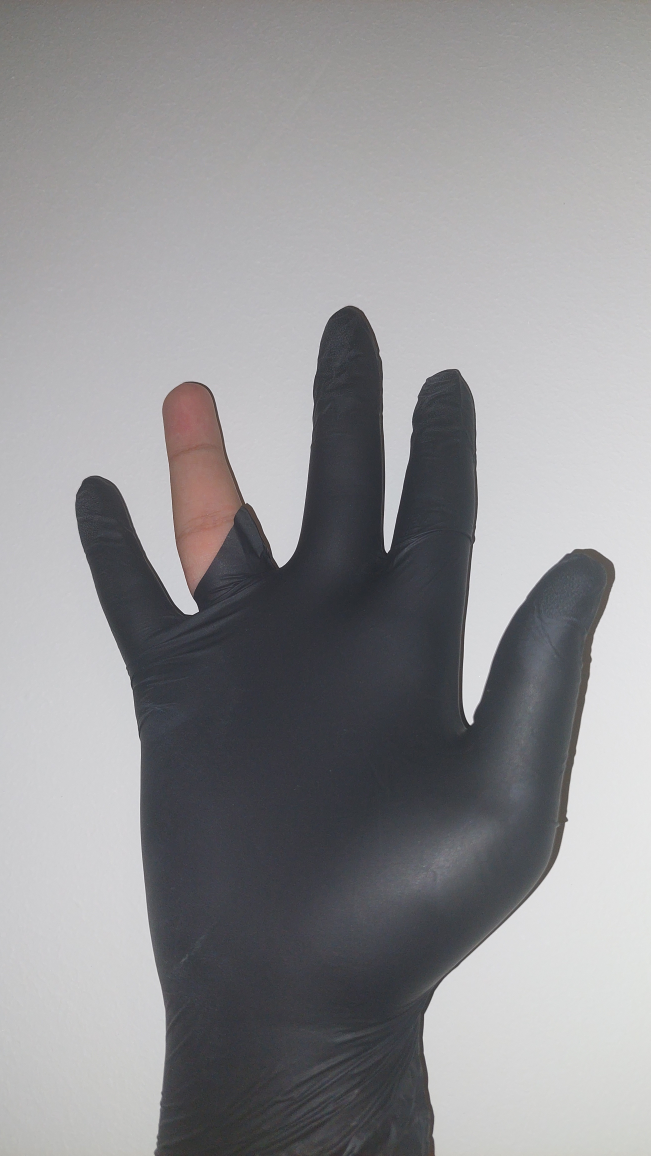
%> input picture RubberNitrileGloves/NitrileDataset/finger1.jpg, 2604 x 4624 px (shown at 1/4 size)
$ octave --eval "RubberStain(imread('NitrileDataset/finger1.jpg'));"   (GNU Octave 9; MATLAB toolbox functions it lacks are replaced by stand-ins)
%> lines starting %> are read from the running program, lines starting %| are printed output that depends on the picture; in (x1, y1, x2, y2) boxes, pixels count from 0 and x2, y2 are one past the last pixel; in counts of white or black regions, pixels touching at a corner belong together; the program's own positions count from 1
function RubberStain(input_image, showFigures)
    if nargin < 2, showFigures = true; end
    try
        % Preprocessing w shared utilities
        gray_image = GloveDetectionUtils.convertToGrayscale(input_image);
        filtered_image = GloveDetectionUtils.applyMedianFilter(gray_image, [3, 3]);

        % Thresholding
        threshold_value = 0.4;
        binary_image = imbinarize(filtered_image, threshold_value);
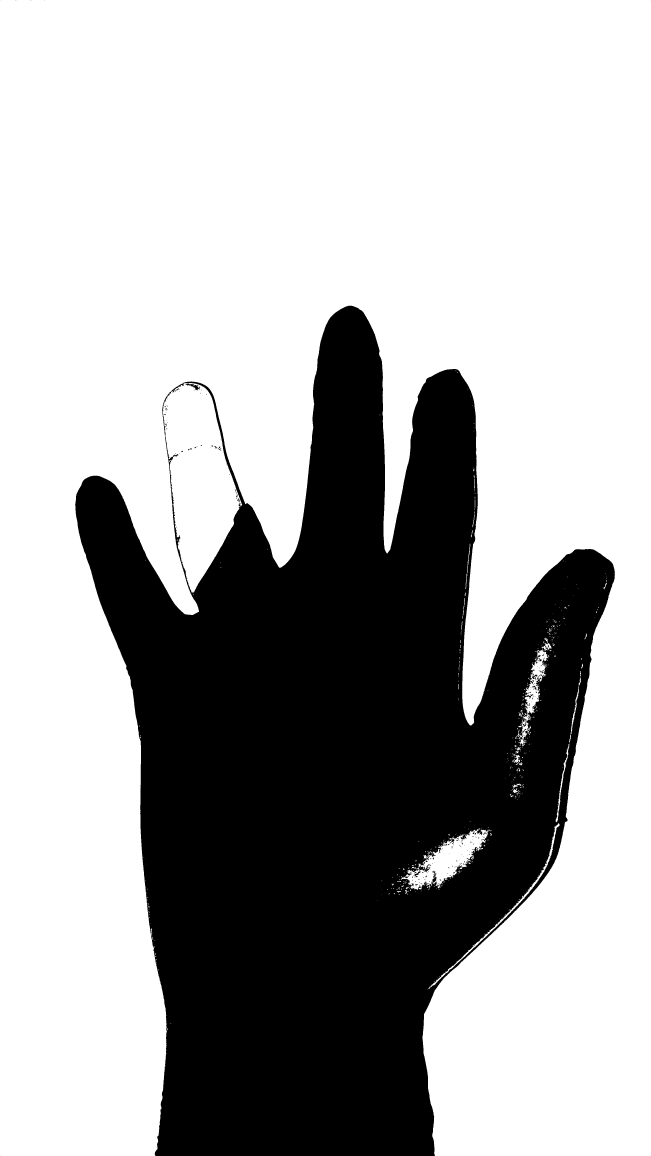
%> binary_image: size 4624x2604 logical (shown at 1/4 size); 66.5% white; 251 black regions (208 under 20 px), largest, box (x1, y1, x2, y2) and area: (301, 1223, 2459, 4624) 4030808, (742, 1534, 799, 1562) 518, (2129, 2743, 2146, 2761) 100
        inverted_binary_image = ~binary_image;
        SE0 = strel('disk', 3);
        inverted_binary_image = imopen(inverted_binary_image, SE0);
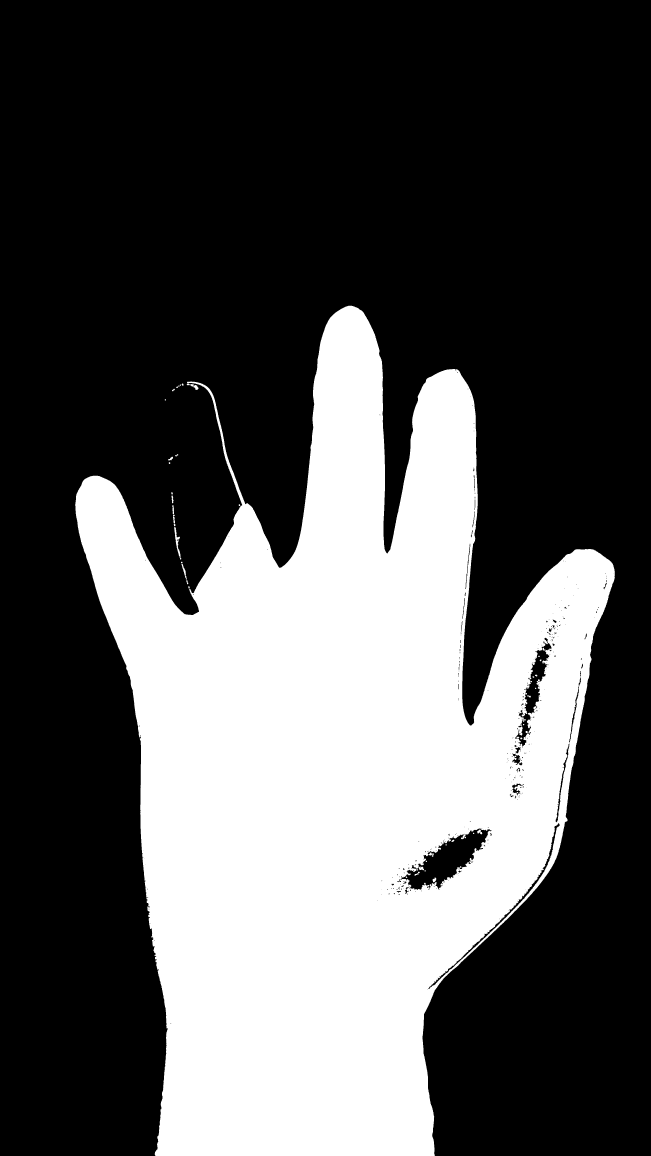
%> inverted_binary_image: size 4624x2604 logical (shown at 1/4 size); 33.4% white; 62 white regions, largest, box (x1, y1, x2, y2) and area: (301, 1223, 2459, 4624) 4018234, (697, 2108, 723, 2231) 906, (761, 1536, 794, 1560) 345

        % Fill holes binary img
        filled_image = imfill(inverted_binary_image, 'holes');
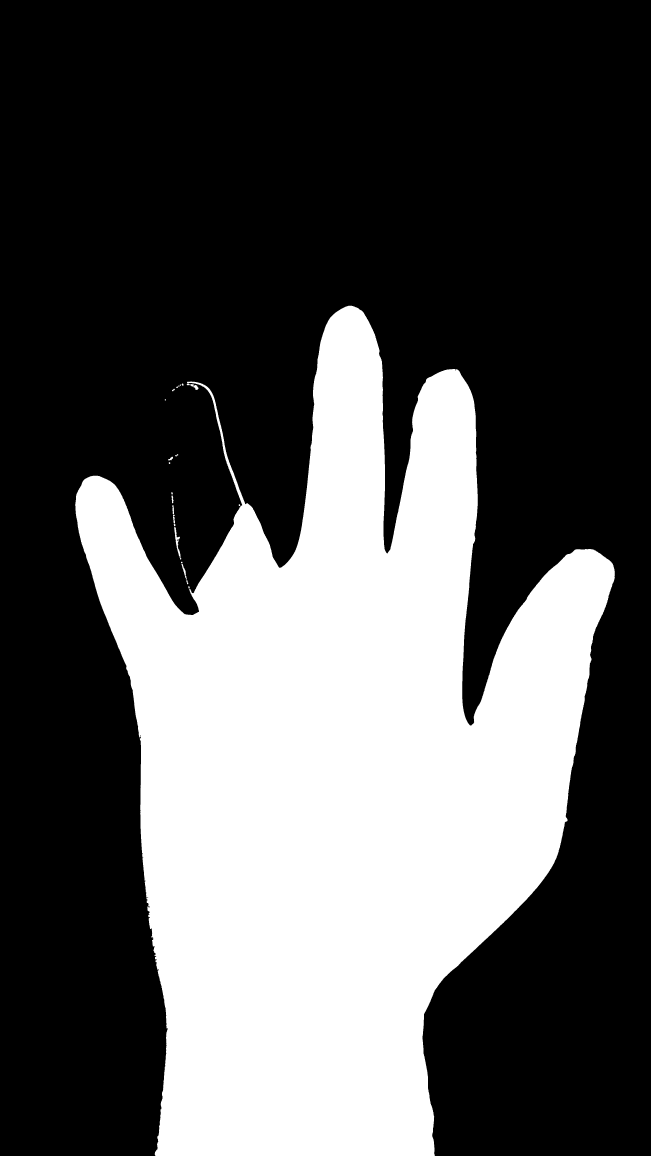
%> filled_image: size 4624x2604 logical (shown at 1/4 size); 33.9% white; 28 white regions, largest, box (x1, y1, x2, y2) and area: (301, 1223, 2459, 4624) 4084644, (697, 2108, 723, 2231) 906, (761, 1536, 794, 1560) 345

        % Glove mask
        RNS_glove_mask = GloveDetectionUtils.extractGloveMask(filled_image, 1);

        neighborhood = ones(5);
        structuring_element = strel(neighborhood);
        RNS_defect_mask = imopen(inverted_binary_image, structuring_element);

        %Stain candidates
        glove_interior = imerode(RNS_glove_mask, strel('disk', 0));
        cavity_candidates = RNS_glove_mask & ~inverted_binary_image;
        cavity_candidates = cavity_candidates & glove_interior;
        cavity_candidates = bwareaopen(cavity_candidates, 6);

        %colour validation
        hsv_img = rgb2hsv(input_image);
        H = hsv_img(:,:,1); S = hsv_img(:,:,2); V = hsv_img(:,:,3);

        % Validate glove black
        black_mask = (V < 0.38) & (S < 0.60);
        black_mask = medfilt2(black_mask, [5 5]);
        black_mask = imfill(black_mask, 'holes');
        black_mask = bwareaopen(black_mask, 500);
        black_mask = bwareafilt(black_mask, 1);

        non_background_mask = ~((S < 0.15) & (V > 0.5) & (V < 0.95));
        non_background_pixels = max(1, nnz(non_background_mask));
        black_coverage = nnz(black_mask & non_background_mask) / non_background_pixels;
        if black_coverage < 0.18
            RNS_glove_mask = false(size(V));
            RNS_defect_mask = false(size(V));
            RNS_stain_mask = false(size(V));
            skin_mask = false(size(V));
            large_stains = struct('BoundingBox', {}, 'Area', {});

            save(fullfile(pwd, 'RNpic.mat'), 'RNS_glove_mask', 'RNS_defect_mask', 'RNS_stain_mask', 'skin_mask');
            save(fullfile(pwd, 'RNvariables.mat'), 'large_stains');

            if showFigures
                figure('Name', 'Rubber Nitrile Stain Detection', 'NumberTitle', 'off');
                imshow(input_image);
                title(sprintf('Defect not Detected for this type of glove'));
            end
            return;
        end

        %reject holes
        skin_mask = ((H < 0.12) | (H > 0.92)) & (S > 0.16) & (S < 0.70) & (V > 0.18) & (V < 0.90);
        skin_mask = skin_mask & ~((S < 0.28) & (V > 0.66));
        skin_mask = medfilt2(skin_mask, [5 5]);
        skin_mask = bwareaopen(skin_mask & glove_interior, 80);

        %stains are white-ish - I used sun screen :)
        white_mask = (S < 0.35) & (V > 0.62) & glove_interior;
        white_mask = medfilt2(white_mask, [3 3]);
        candidate_mask = cavity_candidates & white_mask;

        %suppress skin holes + edge
        cc = bwconncomp(candidate_mask);
        RNS_stain_mask = false(size(candidate_mask));
        glove_boundary_band = imdilate(bwperim(RNS_glove_mask), strel('disk', 4));
        for k = 1:cc.NumObjects
            comp = false(size(candidate_mask));
            comp(cc.PixelIdxList{k}) = true;
            comp = imfill(comp, 'holes');
            comp_area = nnz(comp);
            touches_boundary = any(comp(:) & glove_boundary_band(:));
            skin_overlap = nnz(comp & skin_mask) / max(comp_area, 1);
            mean_s = mean(S(comp));
            mean_v = mean(V(comp));
            white_core_ratio = nnz((S < 0.28) & (V > 0.70) & comp) / max(comp_area, 1);
            strong_white_stain = (white_core_ratio > 0.50) && (mean_s < 0.33) && (mean_v > 0.60);
            comp_props = regionprops(comp, 'BoundingBox', 'Area');
            bb = comp_props(1).BoundingBox;
            bb_aspect = max(bb(3), bb(4)) / max(min(bb(3), bb(4)), 1);
            bb_extent = comp_props(1).Area / max(bb(3) * bb(4), 1);

            % Reject boundary strip allow edge stains.
            boundary_strip_like = touches_boundary && (bb_aspect > 3.0 || bb_extent < 0.30);
            passes_skin_gate = (skin_overlap < 0.12) || strong_white_stain;

            %reject skin and border
            keep_comp = (comp_area >= 6) && (mean_v > 0.55) && (mean_s < 0.42) && passes_skin_gate && ~boundary_strip_like;
            if keep_comp
                RNS_stain_mask = RNS_stain_mask | comp;
            end
        end

        % Detect and filter
        min_stain_area = 6;
        [large_stains, RNS_stain_mask_filtered] = GloveDetectionUtils.detectAndFilterDefects(RNS_stain_mask, min_stain_area);
        % Save
        RNS_stain_mask = RNS_stain_mask_filtered;
        save(fullfile(pwd, 'RNpic.mat'), 'RNS_glove_mask', 'RNS_defect_mask', 'RNS_stain_mask', 'skin_mask');
        save(fullfile(pwd, 'RNvariables.mat'), 'large_stains');
        if showFigures
            displayProcessingSteps(input_image, gray_image, filtered_image, binary_image, inverted_binary_image, filled_image, RNS_glove_mask, RNS_defect_mask, RNS_stain_mask, skin_mask);
            GloveDetectionUtils.displayDefectResults(input_image, large_stains, RNS_stain_mask_filtered, 'Stain');
        end

    catch ME
        disp(ME.message);
    end
end

% [20 lines left out: function displayProcessingSteps, not called in this run]

$ run again, on RubberNitrileGloves/NitrileDataset/finger2.jpg
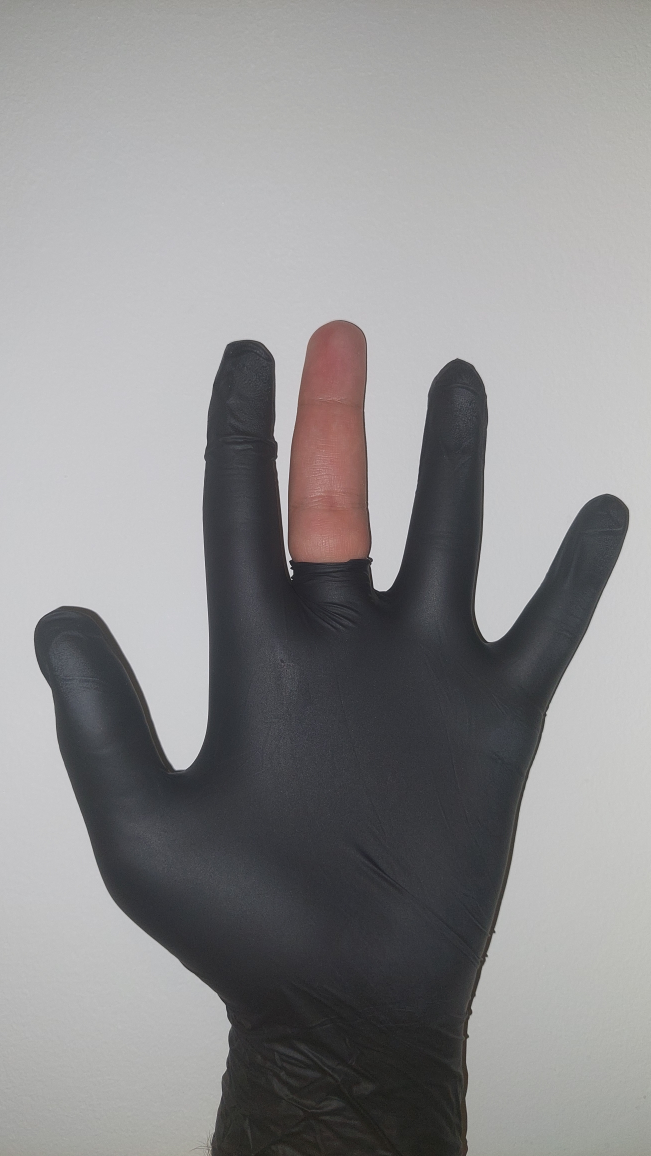
%> input picture RubberNitrileGloves/NitrileDataset/finger2.jpg, 2604 x 4624 px (shown at 1/4 size)
%> in RubberStain, `binary_image = imbinarize(filtered_image, threshold_value);`:
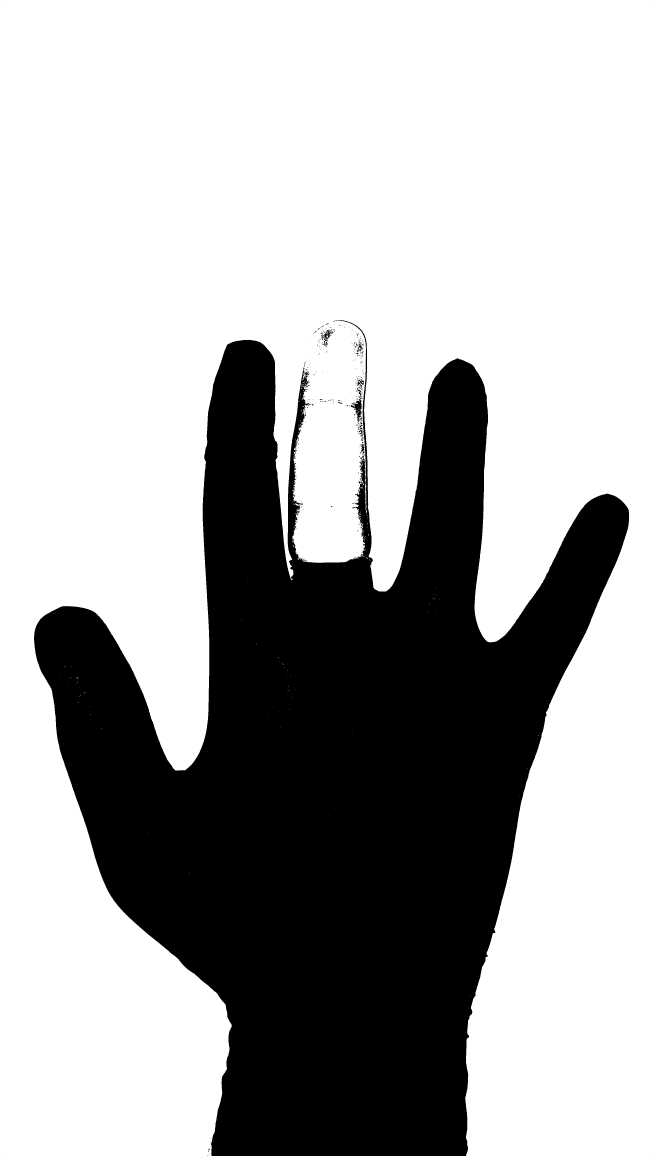
%> binary_image: size 4624x2604 logical (shown at 1/4 size); 67.4% white; 374 black regions (332 under 20 px), largest, box (x1, y1, x2, y2) and area: (136, 1281, 2517, 4624) 3917498, (1403, 1590, 1450, 1687) 1630, (1292, 1320, 1334, 1379) 713
%> in RubberStain, `inverted_binary_image = imopen(inverted_binary_image, SE0);`:
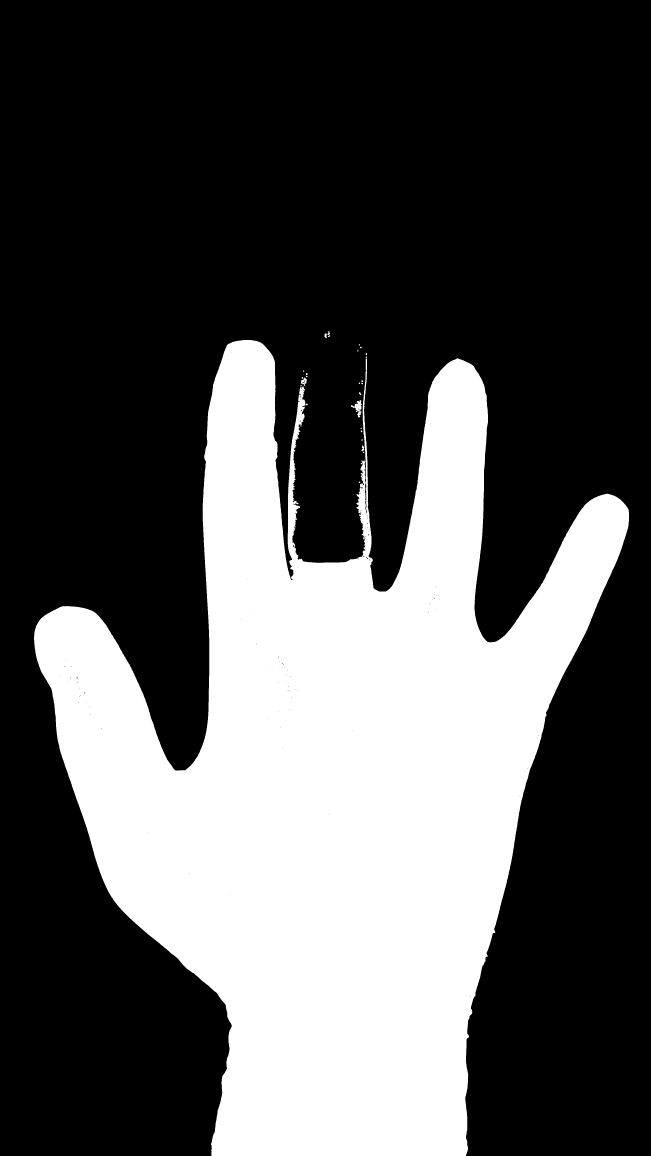
%> inverted_binary_image: size 4624x2604 logical (shown at 1/4 size); 32.5% white; 32 white regions, largest, box (x1, y1, x2, y2) and area: (136, 1360, 2517, 4624) 3912928, (1404, 1601, 1447, 1670) 1176, (1203, 1511, 1228, 1543) 413
%> filled_image: size 4624x2604 logical; 32.5% white; 32 white regions, largest, box (x1, y1, x2, y2) and area: (136, 1360, 2517, 4624) 3913710, (1404, 1601, 1447, 1670) 1190, (1203, 1511, 1228, 1543) 447

$ run again, on RubberNitrileGloves/NitrileDataset/finger3.jpg
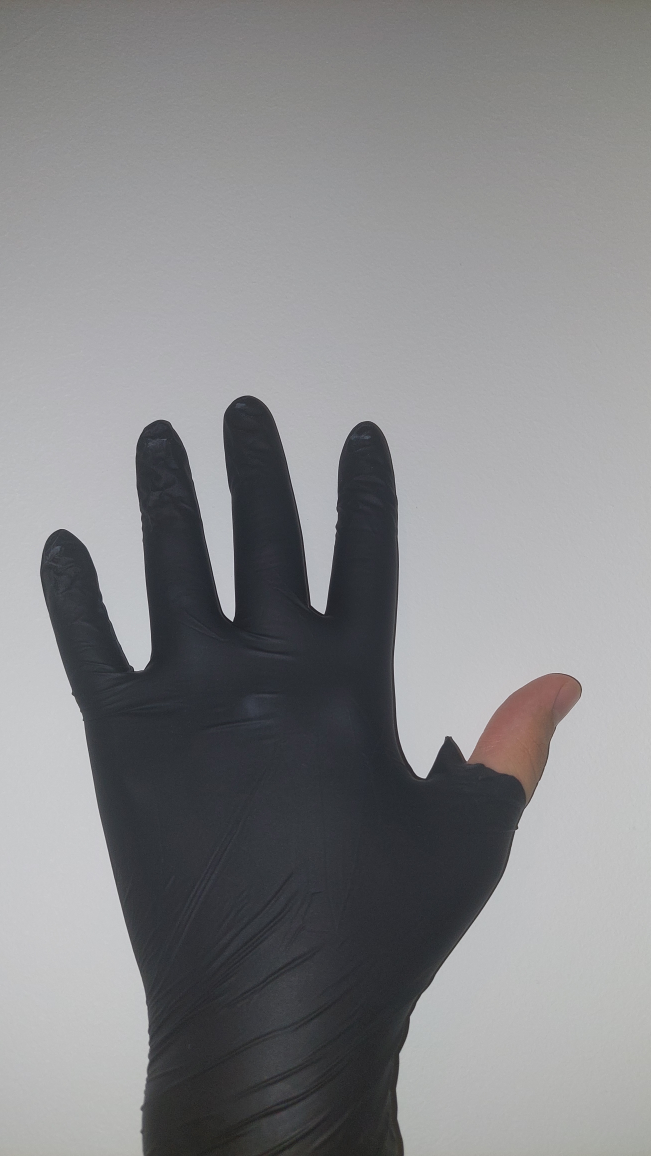
%> input picture RubberNitrileGloves/NitrileDataset/finger3.jpg, 2604 x 4624 px (shown at 1/4 size)
%> in RubberStain, `binary_image = imbinarize(filtered_image, threshold_value);`:
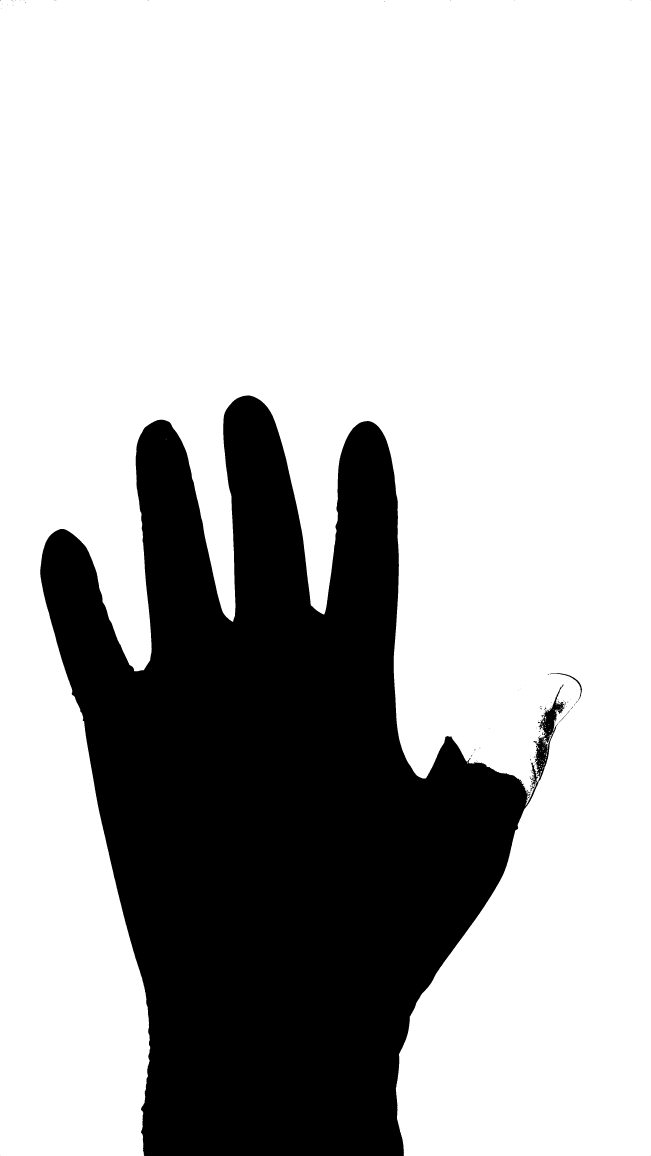
%> binary_image: size 4624x2604 logical (shown at 1/4 size); 71.3% white; 112 black regions (97 under 20 px), largest, box (x1, y1, x2, y2) and area: (161, 1582, 2258, 4624) 3454937, (2199, 2693, 2328, 2815) 802, (2235, 2841, 2280, 2891) 93
%> filled_image: size 4624x2604 logical; 28.7% white; 16 white regions, largest, box (x1, y1, x2, y2) and area: (161, 1582, 2111, 4624) 3440925, (2163, 2789, 2253, 2968) 5520, (2141, 2951, 2200, 3122) 5091
